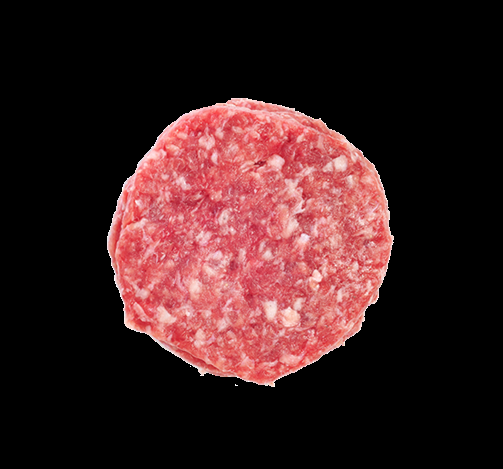
#> input picture patty_raw.png, 503 x 469 px
$ python Burger_Vision.py
#> lines starting #> are read from the running program, lines starting #| are printed output that depends on the picture; long printed decimals are rounded
import cv2
import numpy as np

# Load images
raw_patty = cv2.imread("patty_raw.png")
#> raw_patty is the input picture: shape (469, 503, 3); mean B, G, R 32.1, 31.5, 58.7
half_patty = cv2.imread("patty_half_cooked.png")
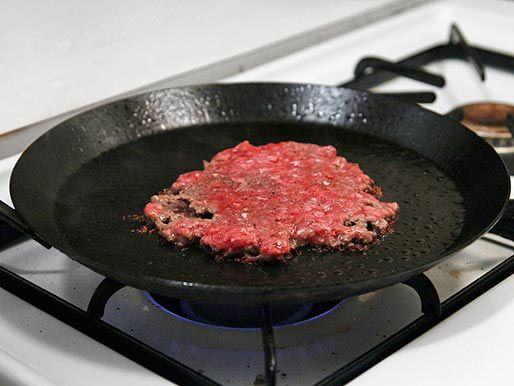
#> input picture patty_half_cooked.png, 514 x 386 px
#> half_patty is the input picture: shape (386, 514, 3); mean B, G, R 104.7, 108, 118.5
cooked_patty = cv2.imread("patty_ready.png")
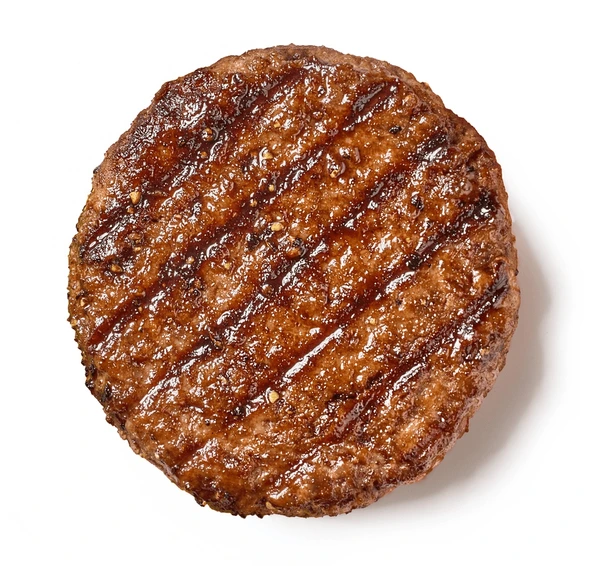
#> input picture patty_ready.png, 600 x 566 px
#> cooked_patty is the input picture: shape (566, 600, 3); mean B, G, R 151.6, 166.1, 197.2

if raw_patty is None or half_patty is None or cooked_patty is None:
    print("Error: One or more images not found!")
    exit()

print("All images loaded successfully!")

# Resize images to match dimensions
height_raw, width_raw, _ = raw_patty.shape
#> height_raw = 469; width_raw = 503
half_patty_resized = cv2.resize(half_patty, (width_raw, height_raw))
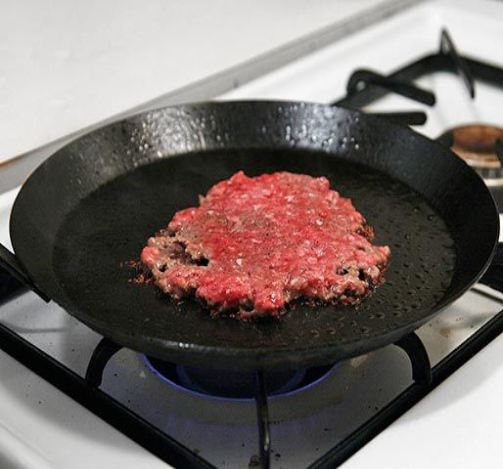
#> half_patty_resized: shape (469, 503, 3); mean B, G, R 104.6, 107.9, 118.4
cooked_patty_resized = cv2.resize(cooked_patty, (width_raw, height_raw))
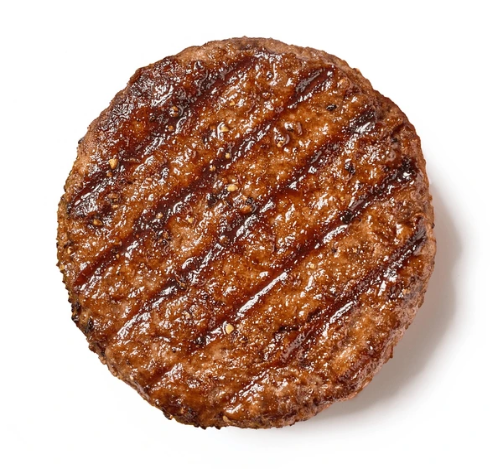
#> cooked_patty_resized: shape (469, 503, 3); mean B, G, R 151.6, 166, 197.2

# Convert images to HSV
hsv_raw = cv2.cvtColor(raw_patty, cv2.COLOR_BGR2HSV)
#> hsv_raw: shape (469, 503, 3); mean H, S, V 25.1, 32, 58.7
hsv_half = cv2.cvtColor(half_patty_resized, cv2.COLOR_BGR2HSV)
#> hsv_half: shape (469, 503, 3); mean H, S, V 36, 45.6, 119.8
hsv_cooked = cv2.cvtColor(cooked_patty_resized, cv2.COLOR_BGR2HSV)
#> hsv_cooked: shape (469, 503, 3); mean H, S, V 7.2, 84.3, 197.2

# Extract the average HSV values
avg_raw = np.mean(hsv_raw, axis=(0, 1))
#> avg_raw = [25.15, 31.96, 58.69]
avg_half = np.mean(hsv_half, axis=(0, 1))
#> avg_half = [36, 45.57, 119.8]
avg_cooked = np.mean(hsv_cooked, axis=(0, 1))
#> avg_cooked = [7.2, 84.25, 197.2]

print(f"\nRaw Patty (HSV): {avg_raw}")
#| Raw Patty (HSV): [25.147 31.965 58.693]
print(f"Half-Cooked Patty (HSV): {avg_half}")
#| Half-Cooked Patty (HSV): [ 35.996  45.575  119.796]
print(f"Cooked Patty (HSV): {avg_cooked}")
#| Cooked Patty (HSV): [  7.205  84.250 197.188]

# Get hue values
raw_hue, raw_sat, raw_val = avg_raw
#> raw_hue = 25.15; raw_sat = 31.96; raw_val = 58.69
half_hue, half_sat, half_val = avg_half
#> half_hue = 36; half_sat = 45.57; half_val = 119.8
cooked_hue, cooked_sat, cooked_val = avg_cooked
#> cooked_hue = 7.2; cooked_sat = 84.25; cooked_val = 197.2

print("\nColor Analysis:")

# **Improved Hue Classification with Cooking Progress at Each Step**
if 0 <= raw_hue <= 30 or 160 <= raw_hue <= 180:
    print("✅ The raw patty is properly red (uncooked). 10%")

if 30 < half_hue < 50:
    print("✅ Half-cooked patty is transitioning in color (partially cooked). 60%")

if 5 <= cooked_hue <= 25:
    print("✅ Cooked patty is properly browned. 100%")

# Display the images side by side
combined_image = np.hstack((raw_patty, half_patty_resized, cooked_patty_resized))
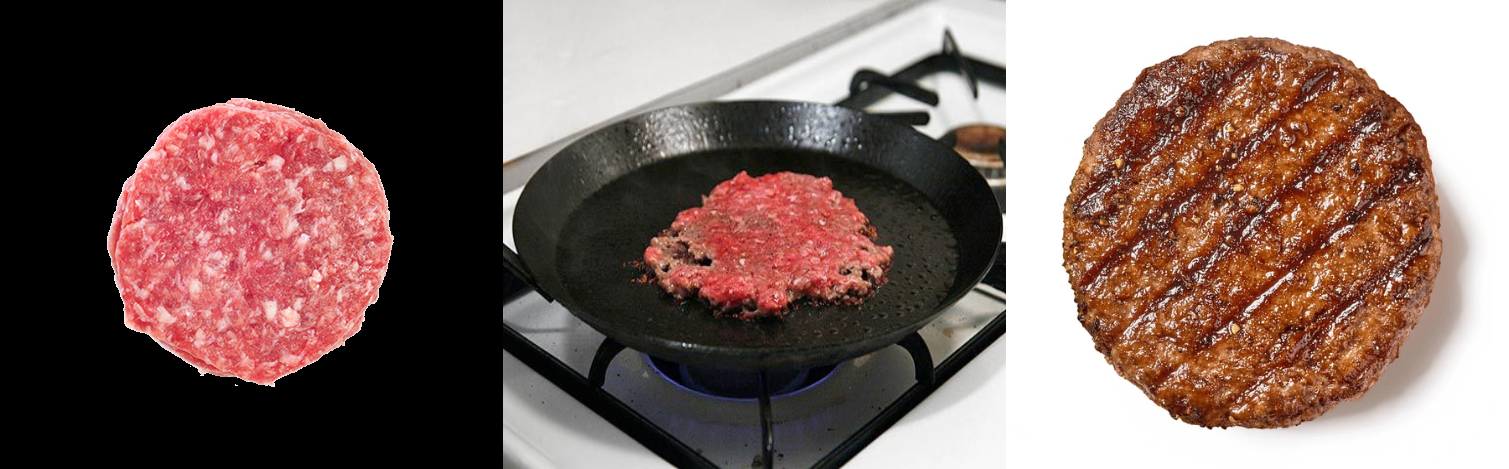
#> combined_image: shape (469, 1509, 3); mean B, G, R 96.1, 101.8, 124.7

# Add text labels
font = cv2.FONT_HERSHEY_SIMPLEX
y_position = height_raw - 10
#> y_position = 459
cv2.putText(combined_image, 'Raw 10%', (50, y_position), font, 1, (0, 0, 255), 2, cv2.LINE_AA)
cv2.putText(combined_image, 'Half-Cooked 60%', (width_raw + 50, y_position), font, 1, (0, 255, 255), 2, cv2.LINE_AA)
cv2.putText(combined_image, 'Cooked 100%', (2 * width_raw + 50, y_position), font, 1, (0, 255, 0), 2, cv2.LINE_AA)
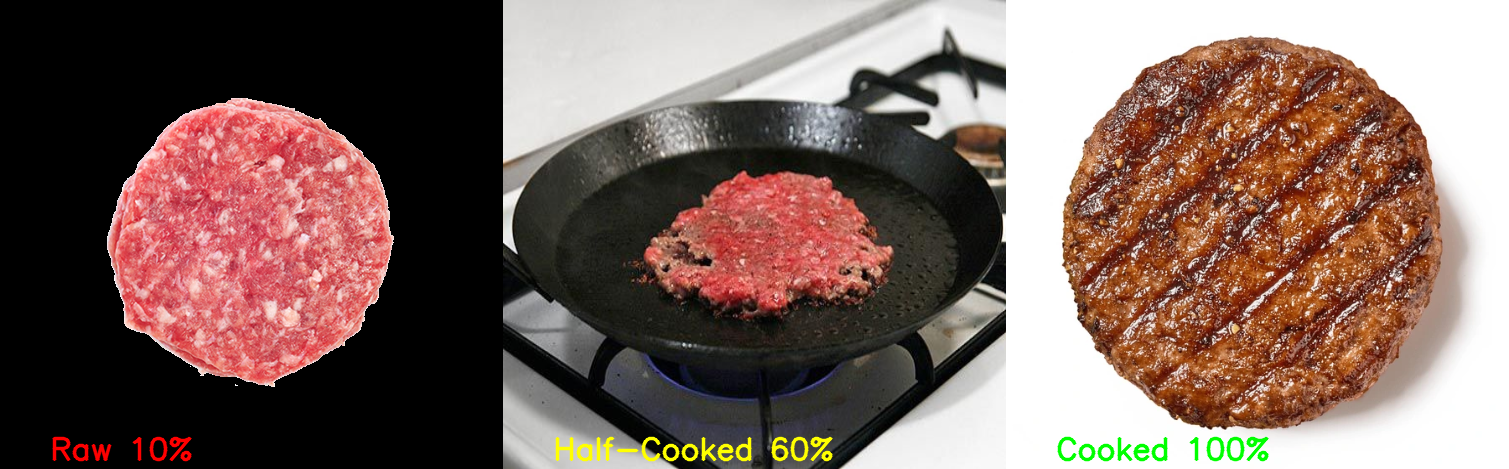
#> combined_image: shape (469, 1509, 3); mean B, G, R 95.2, 102.3, 125

# Show the combined image
cv2.imshow("Patty Cooking States", combined_image)

# **Fix for Laggy Window Closing**
while True:
    key = cv2.waitKey(1) & 0xFF
#> (key q is pressed here)
    if key in [27, 8, ord('q')]:  # ESC (27), Backspace (8), or 'q'
        break

cv2.destroyAllWindows()
